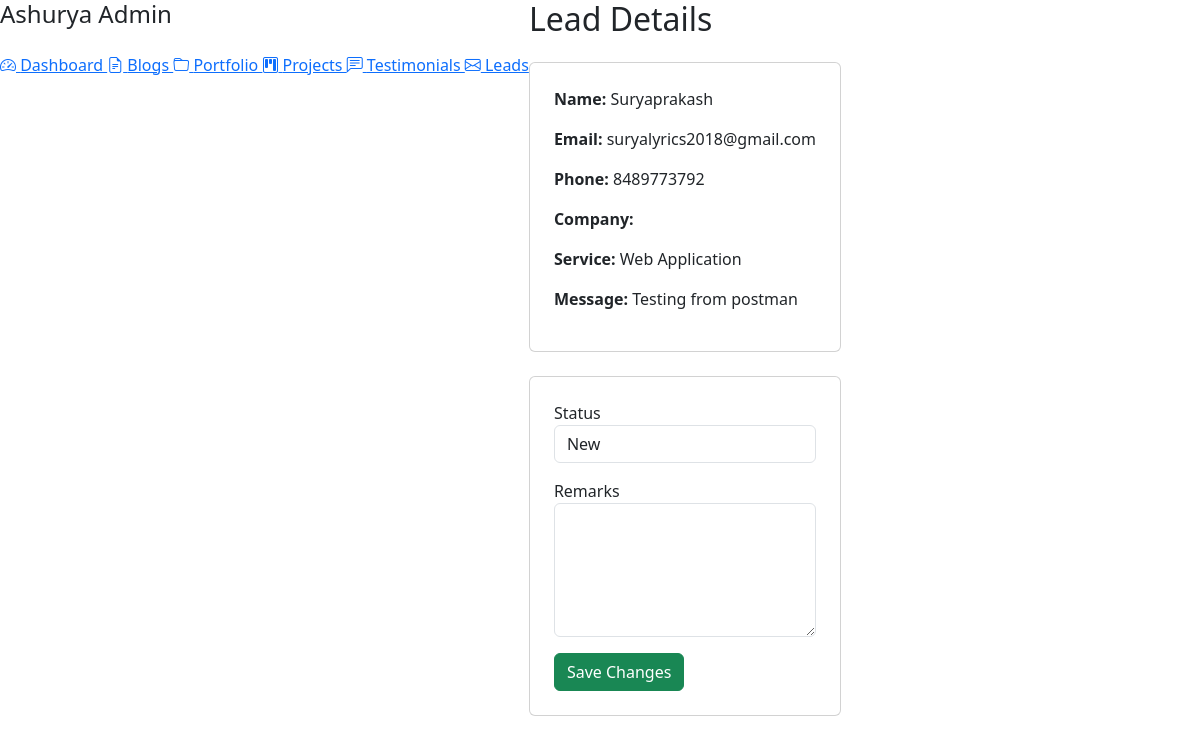
The app's page /admin-dashboard/leads/20/ with its own data.
### contact/models.py (models this page shows, shortened)
class Contact(models.Model):
    SERVICE_CHOICES = (
        ('website', 'Website Development'),
        ('webapp', 'Web Application'),
        ('mobile', 'Mobile Application'),
        ('billing', 'Billing Software'),
        ('ai', 'AI Solution'),
        ('other', 'Other'),
    )
    STATUS_CHOICES = (
        ('new','New'),
        ('contacted','Contacted'),
        ('discussion','Discussion Scheduled'),
        ('proposal','Proposal Sent'),
        ('won','Won'),
        ('lost','Lost'),
    )
    name = models.CharField(max_length=100)
    company_name = models.CharField(
        max_length=150,
        blank=True
    )
    email = models.EmailField()
    phone = models.CharField(max_length=20)
    service = models.CharField(
        max_length=50,
        choices=SERVICE_CHOICES
    )
    message = models.TextField()
    status = models.CharField(
        max_length=20,
        choices=STATUS_CHOICES,
        default='new'
    )
    remarks = models.TextField(
        blank=True
    )
    next_followup = models.DateField(
        null=True,
        blank=True
    )
    is_contacted = models.BooleanField(default=False)
    created_at = models.DateTimeField(auto_now_add=True)

### dashboard/views.py (the view, shortened to what this page needs)
def lead_detail(request, pk):
    lead = get_object_or_404(
        Contact,
        pk=pk
    )
    return render(
        request,
        'dashboard/leads/lead_detail.html',
        {
            'lead': lead
        }
    )

### dashboard/templates/dashboard/leads/lead_detail.html (shortened to what this page needs)
{% extends 'dashboard/base_dashboard.html' %}
{% block content %}
<h2 class="mb-4">
</h2>
<div class="card p-4">
    <p>
        <strong>Name:</strong>
        {{ lead.name }}
    </p>
    <p>
        <strong>Email:</strong>
        {{ lead.email }}
    </p>
    <p>
        <strong>Phone:</strong>
        {{ lead.phone }}
    </p>
    <p>
        <strong>Company:</strong>
    </p>
    <p>
        <strong>Service:</strong>
        {{ lead.service }}
    </p>
    <p>
        <strong>Message:</strong>
        {{ lead.message }}
    </p>
</div>
<div class="card p-4 mt-4">
    <form method="POST">
        <div class="mb-3">
            <label>
                Status
            </label>
            <select
                name="status"
                class="form-control">
                <option value="new">
                    New
                </option>
            </select>
        </div>
        <div class="mb-3">
            <label>
                Remarks
            </label>
            <textarea
                name="remarks"
                rows="5"
                class="form-control">
{{ lead.remarks }}
            </textarea>
        </div>
        <button
            class="btn btn-success">
            Save Changes
        </button>
    </form>
</div>
{% endblock %}

### records on screen
Contact: name "Suryaprakash", email "suryalyrics2018@gmail.com", phone "8489773792", service "Web Application", message "Testing from postman"
